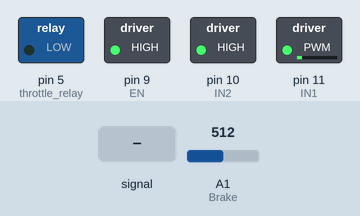
This sketch was run on a simulated Arduino Mega 2560, built with avr-gcc and run on an emulated ATmega2560. On the bench: switched loads named in the sketch (green lamp = pin HIGH). The test bench sets the inputs (shaded band); at power-on: A1 (Brake) = 512. The ROS host is connected and sends only what is stated; pins used as bus, display or sensor lines are not drawn.

Above: at 1.2 s.
1.3 s: A1 (Brake) fed a 200 Hz sine of ±460 counts around its level
4.3 s: A1 (Brake) set to 30
At 4.6 s:
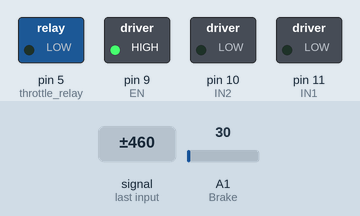
5.8 s: A1 (Brake) set to 0
At 7.2 s:
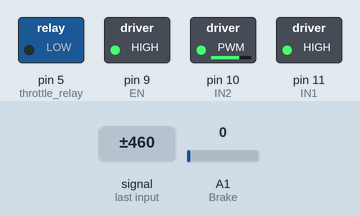
7.6 s: A1 (Brake) set to 122
At 8.3 s:
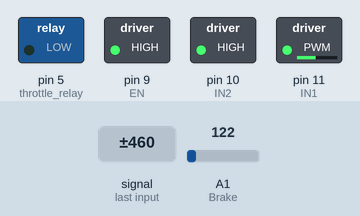
9.1 s: A1 (Brake) set to 306
At 9.5 s:
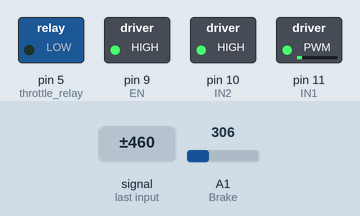
Timing chart, 0 to 11.6 s (numbered marks = the images above; inputs shaded):
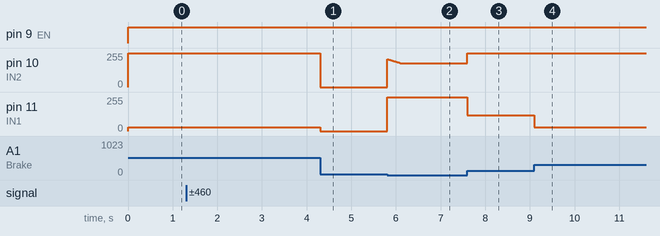

The sketch:

F1_Traction_ROS.ino
```cpp
/*
This function requeested the virtual coupling command(ros topic, including throttle & brake)
and actuate it through digitPot and DC Motor.
*/

// ROS
#include <ros.h>
// ROS message type
#include <std_msgs/Float64.h>
#include <geometry_msgs/Pose2D.h>
// Digital Potentialmeter
#include <SPI.h>

/* Define the pin */
// Feedback Control - Pin Definition
const int Brake = A1;
const int Throttle = A2;

// Init the command input
int driver_throttle = 0;
int driver_brake = 30;
int brake_min = 5;
int brake_max = 350;

// Output
/*
Relay is a intruguing issue.
While it's open, throttle is functional.
But the oscillation make it very annoying.
*/
int counter_throttle = 0;
int counter_brake = 0;
int check = 5;
const int throttle_relay = 5;


/* Actuator */
// Brake Motor Controller
int EN = 9;
int IN1 = 11;
int IN2 = 10;

// Digital Potentialmeter for Throttle
byte address = 0x00;
int CS= 53;

/* Brake Controller Parameters & Variables */
// Neutral Index
int brake_c = 2000;
// Control Variable
int rev;
int throttle;

/**** BRAKE PI Controller ****/
int error ;
int IntThresh = 40;  // Anti-Windup
int integral = 0;


//Set up the node and publisher
geometry_msgs::Pose2D follower_msg;

ros::NodeHandle nh;
ros::Publisher pub("state_1", &follower_msg);

void coupling_command(const geometry_msgs::Pose2D& cmd_msg)
{
  // Throttle Command
  driver_throttle = (int)cmd_msg.x;
  driver_throttle = constrain(driver_throttle, 0, 730);
  driver_throttle = map(driver_throttle, 0, 730, 0, 92);

  // Brake Command
  driver_brake = (int)cmd_msg.y;
  driver_brake = constrain(driver_brake, brake_min, brake_max);

  /* I set a counter to avoid relay turn on and off rapidly.*/
  if (driver_throttle > 0){
    counter_throttle += 1;
    counter_brake -= 1;
    }
  else if (driver_brake > 0){
    counter_throttle -= 1;
    counter_brake += 1;
    }

  if (counter_throttle > check){
    // Turn_Throttle_Relay_ON
    digitalWrite(throttle_relay, HIGH);
    counter_throttle = constrain(counter_throttle, 0, 2*check);
    counter_brake = 0;
    }
  else if (counter_brake > check){
    // Turn_Throttle_Relay_Off
    digitalWrite(throttle_relay, LOW);
    counter_throttle = 0;
    counter_brake = constrain(counter_brake, 0, 2*check);
    }
  else{
    // Turn_Throttle_Relay_Off
    digitalWrite(throttle_relay, LOW);
    }

  // Publish the vehicle state
  follower_msg.x = analogRead(Throttle);
  follower_msg.y = analogRead(Brake);
  // follower_msg.theta= driver_throttle;
  pub.publish(&follower_msg);
}

ros::Subscriber<geometry_msgs::Pose2D> sub_coupling("coupling_1", coupling_command);

void setup()
{
  // Set the serial baud
  nh.getHardware()->setBaud(115200);
  // Initiate the node
  nh.initNode();
  // Advertise the publisher
  nh.advertise(pub);
  // Advertise the topic needed.
  nh.subscribe(sub_coupling);

  /* PIN  Definition */
  // Motor Controler
  pinMode(EN, OUTPUT);
  // Turn On the Brake Motor Controller.
  pinMode(IN1, OUTPUT);
  pinMode(IN2, OUTPUT);
  // Digital Potentimeter
  pinMode (CS, OUTPUT);
  // Throttle Relay
  pinMode (throttle_relay, OUTPUT);

  // Connect the Digital Potentialmeter
  SPI.begin();
}

void loop(){
  // RUN THE ROS NODE
  nh.spinOnce();
  // Control Loop
  digitalWrite(EN, HIGH);
  brake_controller(driver_brake);
  throttle_controller(driver_throttle);
}

/************************ Brake Control ************************/
void brake_controller(int driver_brake){
  // PID Controller Parameter
  float P = 10;
  float I = 0.01;

  int brake_state = analogRead(Brake);
  error =  brake_state - driver_brake;

  if (abs(error) < IntThresh){ // prevent integral 'windup'
    integral = integral + error; // accumulate the error integral
    integral = constrain(integral, -20000, 20000);
    }
  else {
    integral = 0; // zero it if out of bounds
    }

  int P_control = P * error;
  P_control = constrain(P_control, -2000, 2000);
  int I_control = I * integral;
  I_control = constrain(I_control, -2000, 2000);

  // PI Controller command
  brake_c = 2000 + P_control + I_control;
  brake_c = constrain(brake_c, 500, 3500);

  // Do the Command
  if (abs(error) < 10)
  {
    // In the rolerable range : Brake the DC Motor
    digitalWrite(IN1, LOW);
    digitalWrite(IN2, LOW);
  }
  else
  {
    if (brake_c >= 2000)
    {
      rev = map(brake_c, 2000,3500, 255, 30);
      rev = constrain(rev, 30, 255);
      drive(rev,1);
    }
    else
    {
      throttle = map(brake_c, 2000,500, 255, 30);
      throttle = constrain(throttle, 30, 255);
      drive(throttle, 0);
    }
  }
}

  /************************ Lower Level Control ******************/

void drive( int pwm, int reverse){
  //pwm - the speed (0 max, 255 stop)
  //dir - direction of motor (1 forward, 0 reverse)

  if (reverse == 0){  //reverse = 1 for reverse, reverse = 0 for forward
    analogWrite(IN2, pwm);
    analogWrite(IN1, 255);
  }
 if (reverse == 1) {
    analogWrite(IN1, pwm);
    analogWrite(IN2, 255);
  }
}


int throttle_controller(int value)
{
  digitalWrite(CS, LOW);
  SPI.transfer(address);
  SPI.transfer(value);
  digitalWrite(CS, HIGH);
}
```

Measured:
- after the input at 4.3 s, pin 10 (IN2): 255/255 → 0/255 at once; pin 11 (IN1): 30/255 → 0/255 at once
- after the input at 5.8 s, pin 11 (IN1): 0/255 → 255/255 at once
- after the input at 7.6 s, pin 10 (IN2): 180/255 → 255/255 at once; pin 11 (IN1): 255/255 → 117/255 at once
- after the input at 9.1 s, pin 11 (IN1): 117/255 → 30/255 at once
